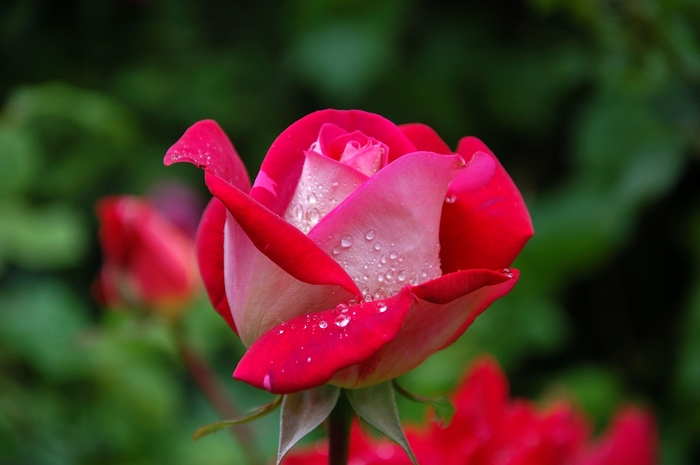
#> input picture Images/resized_rose.jpg, 700 x 465 px
$ python imagesplit_horizontal.py
#> lines starting #> are read from the running program, lines starting #| are printed output that depends on the picture
import cv2
image = cv2.imread('Images/resized_rose.jpg')
#> image is the input picture: shape (465, 700, 3); mean B, G, R 39.5, 51.2, 82.9
height, width, channels = image.shape
#> height = 465; width = 700; channels = 3
half = height//2
#> half = 232
top = image[:half, :]
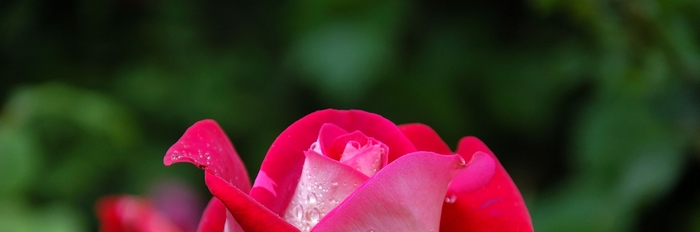
#> top: shape (232, 700, 3); mean B, G, R 38.3, 48.4, 68.5
bottom = image[half:, :]
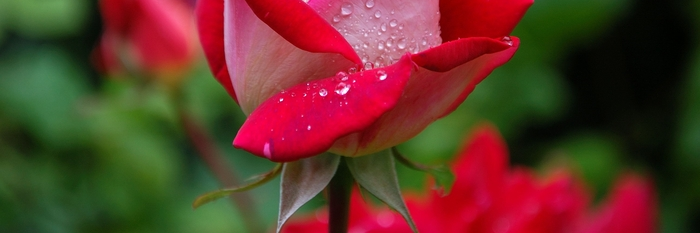
#> bottom: shape (233, 700, 3); mean B, G, R 40.7, 54, 97.1

cv2.imshow('Top',top)
cv2.imshow('Bottom',bottom)
cv2.waitKey(0)
